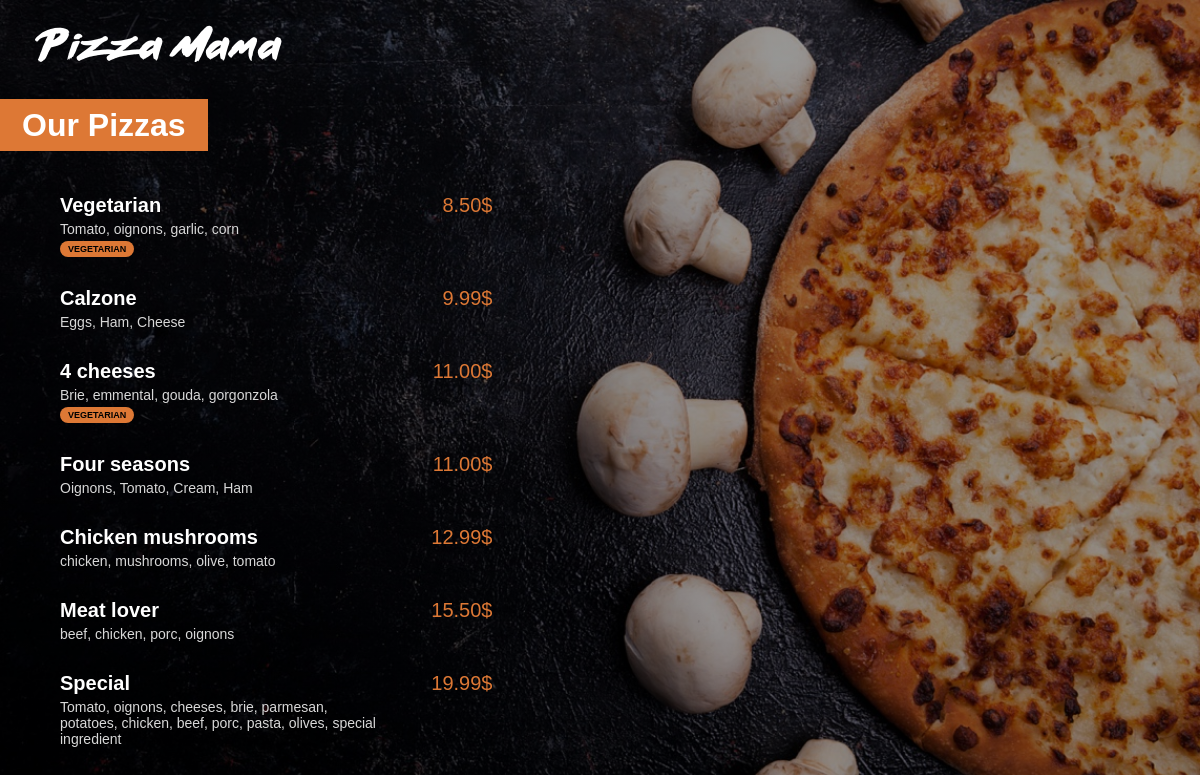
The app's page /menu/ with its own data.
### menu/models.py (models this page shows, shortened)
class Pizza(models.Model):
    name = models.CharField(max_length=200)
    ingredients = models.CharField(max_length=400)
    price = models.FloatField(default=0)
    vegetarian = models.BooleanField(default=False)

### menu/views.py (the view)
# urls.py: path('', views.index, name="index")
def index(request):
    pizzas = Pizza.objects.all().order_by('price')
    return render(request, 'menu/index.html', {'pizzas': pizzas})

### menu/templates/menu/index.html (shortened to what this page needs)
{% load static %}
<html lang="en">
<head>
    <link rel="stylesheet" href="{% static 'menu/style.css' %}">
</head>
<body>
    <a href="{% url 'main:index' %}"><img id="small_logo" src="{% static 'menu/images/small_logo.png' %}"/></a>
    <div class="menu_title">
        <h1>Our Pizzas</h1>
    </div>
    <div class="menu_list">
        {% for pizza in pizzas %}
            <div class="menu_list_item">
                <span class="menu_list_title">{{pizza.name}}</span>
                <span class="menu_list_price">{{pizza.price | floatformat:2}}$</span>
                <span class="menu_list_ingredients">{{pizza.ingredients}}</span>
                {% if pizza.vegetarian %}
                <span class="menu_list_badge">VEGETARIAN</span>
                {% endif %}
            </div>
        {% endfor %}
    </div>
</body>
</html>

### menu/static/menu/style.css (style rules this page uses)
body { background: linear-gradient(0deg, rgba(0, 0, 0, 0.4), rgba(0, 0, 0, 0.4)), url("images/menu_background.jpg") no-repeat center center fixed; -webkit-background-size: cover; -moz-background-size: cover; -o-background-size: cover; background-size: cover; color: white; margin: 0px; font-family: Arial; }
#small_logo { margin-top: 25px; margin-left: 35px; }
h1 { background-color: #DD7835; display: inline; padding: 8px 22px; }
.menu_title { margin-top: 45px; margin-bottom: 50px; }
.menu_list { margin-left: 30px; }
.menu_list_item { margin: 30px; 0px; }
.menu_list_title { font-size: 20px; font-weight: bold; width: 350px; display: inline-block; }
.menu_list_price { font-size: 20px; color: #DD7835; margin-left: 8px; width: 70px; display: inline-block; text-align: right; }
.menu_list_ingredients { font-size: 14px; color: #D8D8D8; margin-top: 4px; display: block; width: 320px; }
.menu_list_badge { background-color: #DD7835; color: black; font-size: 9px; padding: 3px 8px; display: inline-block; margin-top: 4px; border-radius: 8px; font-weight: bold; }

### records on screen
Pizza: name "Vegetarian", price "8.50", ingredients "Tomato, oignons, garlic, corn", vegetarian "VEGETARIAN"
Pizza: name "Calzone", price "9.99", ingredients "Eggs, Ham, Cheese"
Pizza: name "4 cheeses", price "11.00", ingredients "Brie, emmental, gouda, gorgonzola", vegetarian "VEGETARIAN"
Pizza: name "Four seasons", price "11.00", ingredients "Oignons, Tomato, Cream, Ham"
Pizza: name "Chicken mushrooms", price "12.99", ingredients "chicken, mushrooms, olive, tomato"
Pizza: name "Meat lover", price "15.50", ingredients "beef, chicken, porc, oignons"
Pizza: name "Special", price "19.99", ingredients "Tomato, oignons, cheeses, brie, parmesan, potatoes, chicken, beef, porc, pasta, olives, special ingredient"
